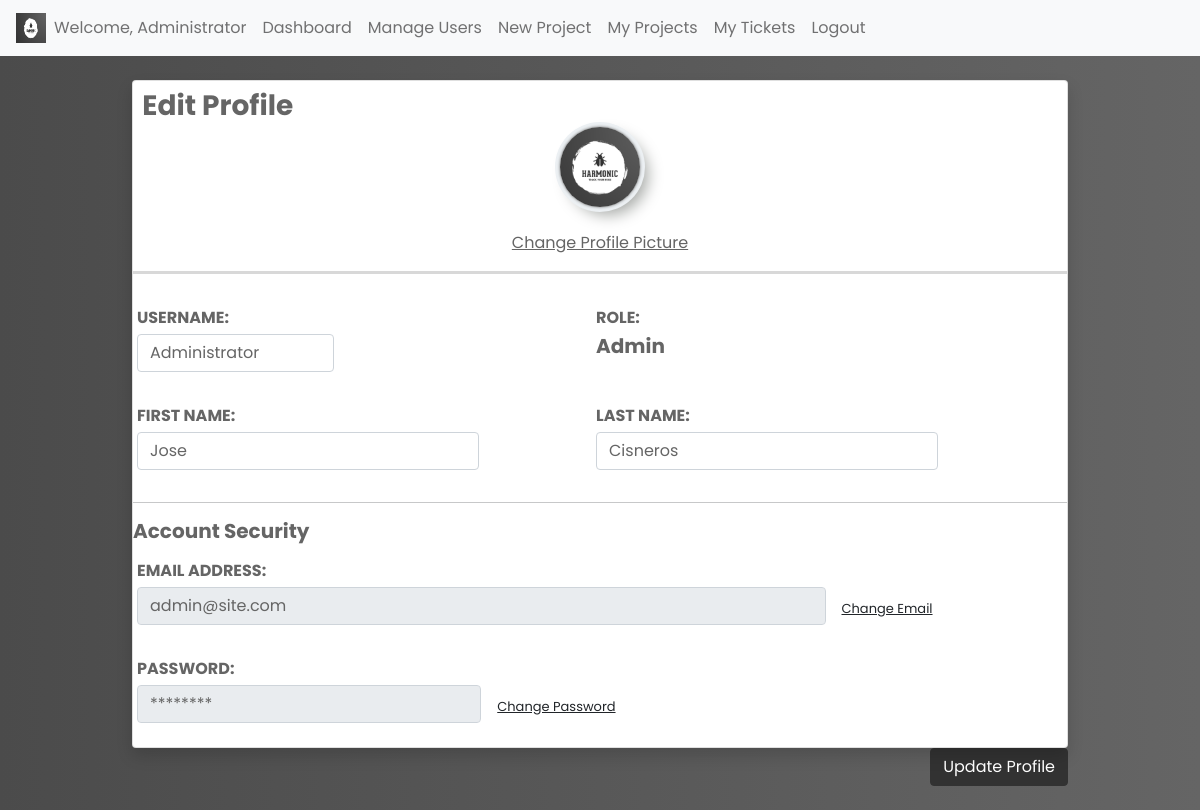
The app's page /user/Administrator (signed in), older data.
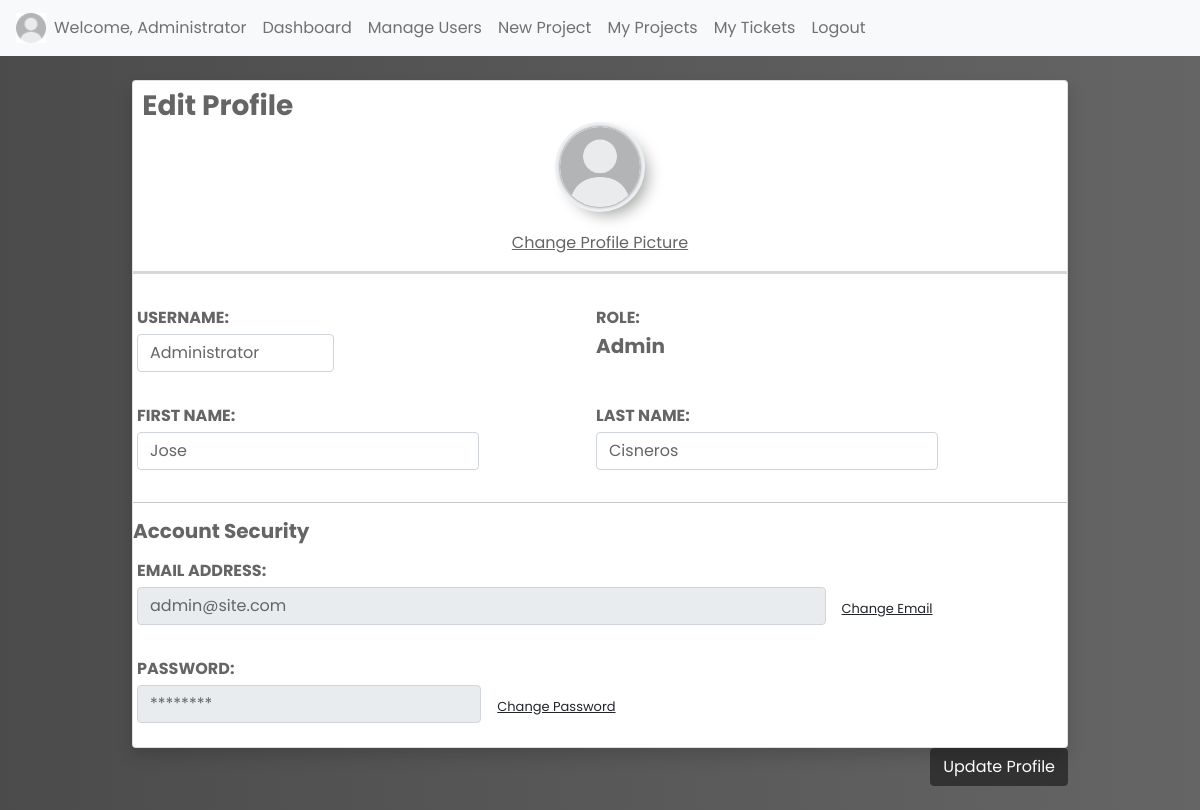
The same page, newer data.
### trackersite/models.py (models this page shows)
class User(AbstractUser):
    email = models.EmailField(blank=True, max_length=254, verbose_name='email address', unique=True)
    class Role(models.TextChoices):
        DEV = "Developer", "Developer"
        MANG = "Manager", "Manager"
        ADMN = "Admin", "Admin"
    role = models.CharField(max_length=9, choices=Role.choices, default=Role.DEV)
    image = models.ImageField(upload_to='covers', default='covers/pfp1.jpg')
    demo_user = models.BooleanField(default=False)

### trackersite/views.py (the view, shortened to what this page needs)
# urls.py: path("user/<str:name>", views.load_user, name="load_user"),
@login_required
def load_user(request, name = None):
    if request.method == "GET":
        try:
            user = models.User.objects.get(username = name)
        except:
            return HttpResponseBadRequest()
        if user == request.user:
            return render(request, 'trackersite/load_self.html', {
                'loaduser':user
            })

### trackersite/templates/trackersite/load_self.html (shortened to what the changed rows need)
{% extends 'trackersite/layout.html' %}
{% block body %}
<div class="wrapper">
    <div id="content-wrapper" class="d-flex flex-column">
        <div id="content">
            <div class="container-fluid">
                <div class="row">
                    <div class="col-md-6 col-xl-3 mb-4" style="width: 80%; margin: 0 auto;">
                        <div class="card shadow border-start-primary py-2">
                            <div class="logo"> <img src="{{ loaduser.image.url }}" alt=""> </div>
                            <div class="card-body">
                                <div class="row align-items-center no-gutters">
                                    <div class="col me-2">
                                        <form action="{% url 'load_user' user.username %}" method="POST">
                                        <div class="d-flex">
                                            <div class="text-dark fw-bold h5 mb-0" style="width: 50%;">
                                                <input class="form-control gray" type="text" name="username" value="{{ loaduser.username }}" style="width: 43%;">
                                            </div>
                                            <div class="text-dark fw-bold h5 mb-0" style="width: 50%;">
                                                <span class="gray">{{ loaduser.role }}</span>
                                            </div>
                                        </div>
                                    </div>
                                </div>
                            </div>
                            <div class="card-body">
                                <div class="row align-items-center no-gutters">
                                    <div class="col me-2">
                                        <div class="d-flex">
                                            <div class="text-dark fw-bold h5 mb-0 form-inline gray" style="width: 50%;">
                                                <span><input class="form-control gray" type="text" name="first_name" value="{{loaduser.first_name}}"></span>
                                            </div>
                                            <div class="text-dark fw-bold h5 mb-0 form-inline gray" style="width: 50%;">
                                                <span><input class="form-control gray" type="text" name="last_name" value="{{loaduser.last_name}}"></span>
                                            </div>
                                        </div>
                                    </div>
                                </div>
                            </div>
                            <div class="card-body">
                                <div class="row align-items-center no-gutters">
                                    <div class="col me-2">
                                        <div class="d-flex">
                                            <div class="text-dark fw-bold h5 mb-0 form-inline" style="width: 100%;">
                                                <input class="form-control gray" type="email" value="{{loaduser.email}}" disabled style="width: 75%;">
                                                <span><a class="hlink" href="{% url 'change_email' %}" style="font-size: small; margin-left: 1rem;">Change Email</a></span>
                                            </div>
                                        </div>
                                    </div>
                                </div>
                            </div>
                        </div>
                    </div>
                </div>
            </div>
        </div>
    </div>
</div>
{% endblock %}

### trackersite/templates/trackersite/layout.html (shortened to what this page needs)
{% load static %}
<!DOCTYPE html>
<html lang="en">
    <head>
        <link rel="stylesheet" href="https://cdn.jsdelivr.net/npm/bootstrap@4.3.1/dist/css/bootstrap.min.css">
        <link href="https://cdn.jsdelivr.net/npm/bootstrap@5.1.3/dist/css/bootstrap.min.css" rel="stylesheet">
        <link rel="stylesheet" href="{% static 'trackersite/style.css' %}">
    </head>
    <body class="gbody {% block body_class %}{% endblock %}">
        <nav class="navbar navbar-expand-lg navbar-light bg-light customNav">
          <div><img src="{{user.image.url}}" alt="Pfp" style="height: 30px; width: 30px;"></div>
          <div class="collapse navbar-collapse" id="sitetoggle">
            <ul class="navbar-nav mr-auto mt-2 mt-lg-0">
              <li class="nav-item">
                <a class="nav-link" href="{% url 'load_user' user.username %}">Welcome, {{user.username}}</a>
              </li>
              <li class="nav-item">
                <a class="nav-link" href="{% url 'index' %}">Dashboard</a>
              </li>
              {% if user.role != 'Developer' %}
                {% if user.role == 'Admin' %}
                <li class="nav-item">
                  <a class="nav-link" href="{% url 'manage_users' %}">Manage Users</a>
                </li>
                {% endif %}
              <li class="nav-item">
                <a class="nav-link" href="{% url 'create_project' %}">New Project</a>
              </li>
              {% endif %}
              <li class="nav-item">
                <a class="nav-link" href="{% url 'my_projects' %}">My Projects</a>
              </li>
              <li class="nav-item">
                <a class="nav-link" href="{% url 'my_tickets' %}">My Tickets</a>
              </li>
              <li class="nav-item">
                <a class="nav-link" href="{% url 'logout' %}">Logout</a>
              </li>
            </ul>
          </div>
        </nav>
        {% block body %}
        {% endblock %}
    </body>
</html>

Row changes from the older to the newer data that the page shows:
changed User "Admin": image: a different picture
